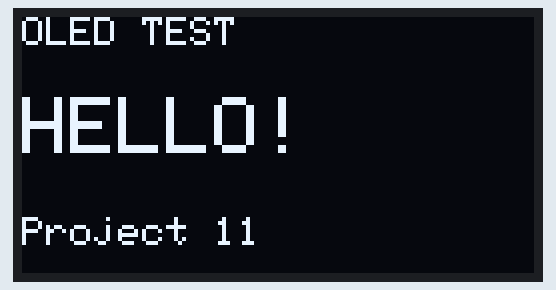
A sketch run on a simulated Arduino Uno, built with avr-gcc and run on an emulated ATmega328P. On the bench: 128×64 one-colour display.

Above: at 0.1 s.

The sketch:

Displaying_Text.ino
```cpp
#include <Wire.h>
#include <Adafruit_GFX.h>
#include <Adafruit_SSD1306.h>

#define SCREEN_WIDTH 128
#define SCREEN_HEIGHT 64

Adafruit_SSD1306 display(SCREEN_WIDTH, SCREEN_HEIGHT, &Wire, -1);

void setup() {

  if(!display.begin(SSD1306_SWITCHCAPVCC, 0x3C)) {
    while(1);
  }

  display.clearDisplay();

  display.setTextColor(SSD1306_WHITE);

  display.setTextSize(1);
  display.setCursor(0, 0);
  display.println("OLED TEST");

  display.setTextSize(2);
  display.setCursor(0, 20);
  display.println("HELLO!");

  display.setTextSize(1);
  display.setCursor(0, 50);
  display.println("Project 11");

  display.display();
}

void loop() {
}
```
